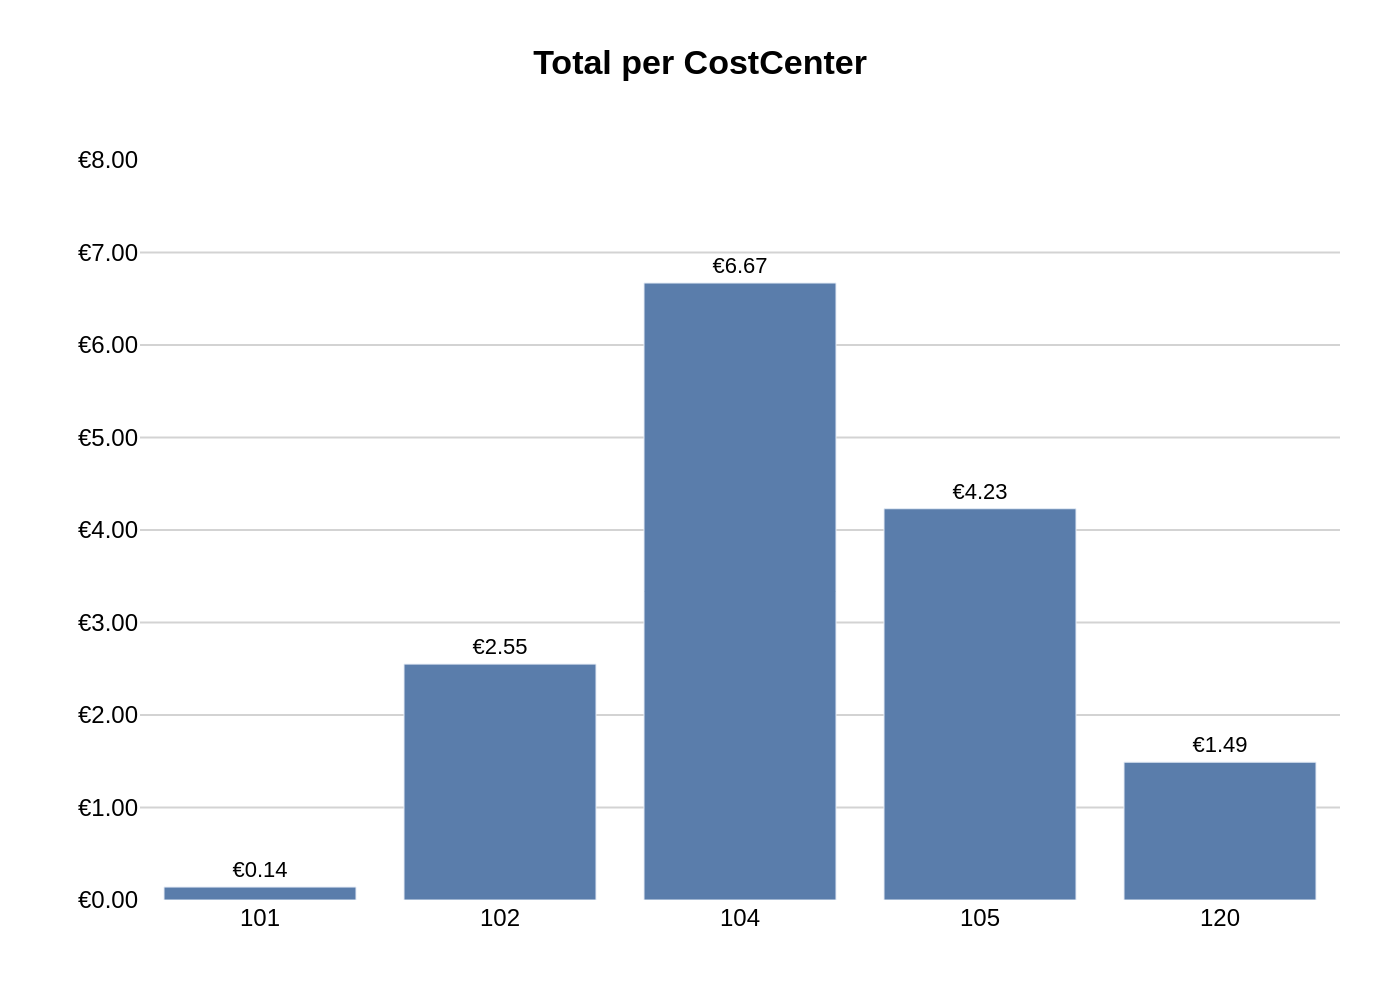

Reproduce this figure in Python.
import sys
import json
import pathlib
import plotly.graph_objects as go

# Check for command-line argument
if len(sys.argv) != 2:
    print("Usage: python create_chart.py <json_file_path>")
    sys.exit(1)

json_path = sys.argv[1]

# Read data from JSON file
try:
    with open(json_path, 'r', encoding='utf-8') as f:
        chart_info = json.load(f)
except FileNotFoundError:
    print(f"Error: JSON file not found at {json_path}")
    sys.exit(1)
except json.JSONDecodeError:
    print(f"Error: Could not decode JSON from {json_path}")
    sys.exit(1)

# Extract data and texts
chart_data = chart_info.get('chart_data', [])
texts = chart_info.get('texts', {})
colors = chart_info.get('colors', [])

# Prepare data for Plotly
x_values = [d['x'] for d in chart_data]
y_values = [d['y'] for d in chart_data]

# Create figure
fig = go.Figure()

# Add bar trace
fig.add_trace(go.Bar(
    x=x_values,
    y=y_values,
    marker_color=colors[0] if colors else None,
    text=[f"{texts.get('y_axis_prefix', '')}{y:.2f}" for y in y_values],
    textposition='outside',
    cliponaxis=False,
    hoverinfo='skip'
))

# Update layout
title_text = f"<b>{texts.get('title', '')}</b>"
if texts.get('subtitle'):
    title_text += f"<br><sub>{texts.get('subtitle')}</sub>"

fig.update_layout(
    title={
        'text': title_text,
        'y': 0.95,
        'x': 0.5,
        'xanchor': 'center',
        'yanchor': 'top'
    },
    xaxis={
        'title_text': texts.get('x_axis_title'),
        'showgrid': False,
        'tickmode': 'array',
        'tickvals': x_values,
        'ticktext': x_values
    },
    yaxis={
        'title_text': texts.get('y_axis_title'),
        'range': [0, 8.00],
        'showgrid': True,
        'gridcolor': '#D3D3D3',
        'tickprefix': texts.get('y_axis_prefix', ''),
        'tickformat': '.2f'
    },
    font={
        'family': "Arial",
        'size': 12,
        'color': "black"
    },
    plot_bgcolor='white',
    paper_bgcolor='white',
    showlegend=False,
    margin=dict(t=80, b=50, l=70, r=30)
)

fig.update_traces(textfont_size=11)

# Determine output filename
output_filename = pathlib.Path(json_path).stem + ".png"

# Save image
fig.write_image(output_filename, scale=2)

print(f"Chart saved to {output_filename}")
